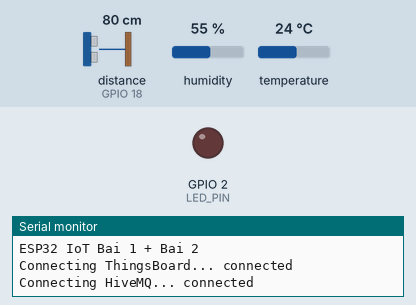
Simulated run of this sketch. Board: ESP32. Shown: output pins drawn as LEDs (lit = HIGH), the last lines printed to the serial monitor. Inputs (shaded band) come from the test bench; at power-on: distance to the obstacle (sensor on GPIO 18) 80 cm, humidity 55 %, temperature 24 °C. The echo pulse lasts 58.3 µs per cm; WiFi joins after 1.5 s; servers stay silent unless stated; no MQTT or app messages arrive unless stated; pins used as bus, display or sensor lines are not drawn.

Above: at 3.2 s.
At 5.06 s:
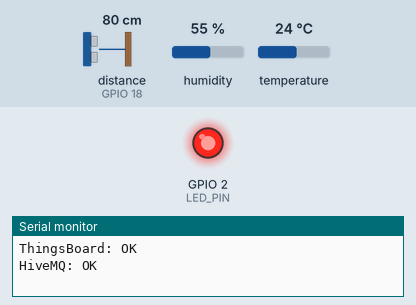
Timing chart, 0 to 8.0 s (numbered marks = the images above):
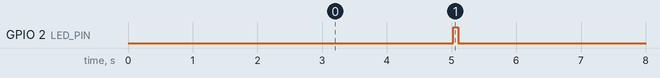

Measured:
- by itself, GPIO 2 (LED_PIN): alternates HIGH for 0.08 s and LOW for 4.9 s

The sketch:

sketch.ino
```cpp
#include <WiFi.h>
#include <PubSubClient.h>
#include <DHTesp.h>
#include <math.h>

// ==================== WIFI ====================
const char* WIFI_SSID = "Wokwi-GUEST";
const char* WIFI_PASSWORD = "";

// ==================== THINGSBOARD ====================
const char* TB_SERVER = "thingsboard.cloud";
const int TB_PORT = 1883;
const char* TB_TOKEN = "WoFT2ZjpnJxfpnDa58BG";
const char* TB_TOPIC = "v1/devices/me/telemetry";

// ==================== HIVEMQ - BAI 2 ====================
const char* PY_SERVER = "broker.hivemq.com";
const int PY_PORT = 1883;
const char* PY_TOPIC = "ptit/b23dccn311/iot_bai2/telemetry";

// ==================== CAM BIEN ====================
const int DHT_PIN = 15;
const int TRIG_PIN = 5;
const int ECHO_PIN = 18;
const int LED_PIN = 2;

// ==================== CHU KY GUI ====================
const unsigned long SEND_INTERVAL_MS = 5000;

// ==================== MQTT CLIENT ====================
WiFiClient tbWifiClient;
WiFiClient pyWifiClient;

PubSubClient tbMqtt(tbWifiClient);
PubSubClient pyMqtt(pyWifiClient);

DHTesp dht;

unsigned long lastSend = 0;
unsigned long sequenceNo = 0;

// ==================== KET NOI WIFI ====================
void connectWiFi() {
  if (WiFi.status() == WL_CONNECTED) {
    return;
  }

  WiFi.begin(WIFI_SSID, WIFI_PASSWORD, 6);

  Serial.print("Connecting WiFi");

  while (WiFi.status() != WL_CONNECTED) {
    delay(500);
    Serial.print(".");
  }

  Serial.println();
  Serial.println("WiFi connected");
  Serial.print("IP address: ");
  Serial.println(WiFi.localIP());
}

// ==================== KET NOI THINGSBOARD ====================
void connectThingsBoard() {
  while (!tbMqtt.connected()) {
    String clientId =
        "ESP32-TB-" +
        String((uint32_t)ESP.getEfuseMac(), HEX);

    Serial.print("Connecting ThingsBoard...");

    if (tbMqtt.connect(
          clientId.c_str(),
          TB_TOKEN,
          NULL)) {
      Serial.println(" connected");
    } else {
      Serial.printf(
        " failed, rc=%d. Retry in 2 seconds\n",
        tbMqtt.state()
      );

      delay(2000);
    }
  }
}

// ==================== KET NOI HIVEMQ ====================
void connectHiveMQ() {
  while (!pyMqtt.connected()) {
    String clientId =
        "ESP32-PY-" +
        String((uint32_t)ESP.getEfuseMac(), HEX);

    Serial.print("Connecting HiveMQ...");

    if (pyMqtt.connect(clientId.c_str())) {
      Serial.println(" connected");
    } else {
      Serial.printf(
        " failed, rc=%d. Retry in 2 seconds\n",
        pyMqtt.state()
      );

      delay(2000);
    }
  }
}

// ==================== DO KHOANG CACH ====================
float readDistanceCm() {
  digitalWrite(TRIG_PIN, LOW);
  delayMicroseconds(2);

  digitalWrite(TRIG_PIN, HIGH);
  delayMicroseconds(10);

  digitalWrite(TRIG_PIN, LOW);

  unsigned long duration =
      pulseIn(ECHO_PIN, HIGH, 30000);

  if (duration == 0) {
    return NAN;
  }

  return duration * 0.0343f / 2.0f;
}

// ==================== SETUP ====================
void setup() {
  Serial.begin(115200);

  pinMode(TRIG_PIN, OUTPUT);
  pinMode(ECHO_PIN, INPUT);
  pinMode(LED_PIN, OUTPUT);

  dht.setup(DHT_PIN, DHTesp::DHT22);

  connectWiFi();

  tbMqtt.setServer(TB_SERVER, TB_PORT);
  pyMqtt.setServer(PY_SERVER, PY_PORT);

  tbMqtt.setBufferSize(512);
  pyMqtt.setBufferSize(512);

  Serial.println("ESP32 IoT Bai 1 + Bai 2");
}

// ==================== LOOP ====================
void loop() {
  if (WiFi.status() != WL_CONNECTED) {
    connectWiFi();
  }

  if (!tbMqtt.connected()) {
    connectThingsBoard();
  }

  if (!pyMqtt.connected()) {
    connectHiveMQ();
  }

  tbMqtt.loop();
  pyMqtt.loop();

  unsigned long now = millis();

  if (now - lastSend < SEND_INTERVAL_MS) {
    return;
  }

  lastSend = now;

  // Doc cam bien DHT22
  TempAndHumidity data =
      dht.getTempAndHumidity();

  // Doc cam bien HC-SR04
  float distance = readDistanceCm();

  // Kiem tra du lieu
  if (!isfinite(data.temperature) ||
      !isfinite(data.humidity) ||
      !isfinite(distance)) {
    Serial.println(
      "Invalid sensor data - skip publish"
    );
    return;
  }

  sequenceNo++;

  // Tao JSON telemetry
  char payload[256];

  snprintf(
    payload,
    sizeof(payload),
    "{\"temperature\":%.2f,"
    "\"humidity\":%.2f,"
    "\"distance_cm\":%.2f,"
    "\"rssi\":%d,"
    "\"sequence\":%lu,"
    "\"uptime_s\":%lu}",
    data.temperature,
    data.humidity,
    distance,
    WiFi.RSSI(),
    sequenceNo,
    millis() / 1000
  );

  // Gui du lieu den ThingsBoard
  bool tbOK =
      tbMqtt.publish(TB_TOPIC, payload);

  // Gui cung du lieu den HiveMQ cho Python
  bool pyOK =
      pyMqtt.publish(PY_TOPIC, payload);

  // In ket qua len Serial Monitor
  Serial.println("--------------------------------");
  Serial.print("JSON: ");
  Serial.println(payload);

  Serial.printf(
    "ThingsBoard: %s\n",
    tbOK ? "OK" : "FAILED"
  );

  Serial.printf(
    "HiveMQ: %s\n",
    pyOK ? "OK" : "FAILED"
  );

  // Nhan LED bao hieu
  digitalWrite(LED_PIN, HIGH);
  delay(80);
  digitalWrite(LED_PIN, LOW);
}
```
